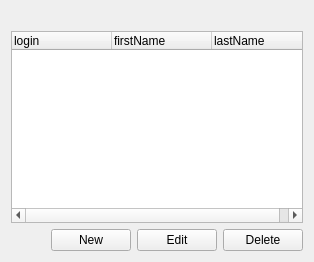
     <widget class="QWidget" name="users">
      <layout class="QGridLayout" name="gridLayout_3">
       <item row="1" column="0">
        <widget class="QTreeWidget" name="userList">
         <property name="rootIsDecorated">
          <bool>false</bool>
         </property>
         <property name="sortingEnabled">
          <bool>true</bool>
         </property>
         <property name="action" stdset="0">
          <string>listUsers users {}</string>
         </property>
         <property name="answer" stdset="0">
          <string>UserList users { user[] { id={row.id}; login {{row.login}}; firstName {{row.firstName}}; lastName {{row.lastName}} }</string>
         </property>
         <property name="dataslot" stdset="0">
          <string>refreshUsers</string>
         </property>
         <attribute name="headerShowSortIndicator" stdset="0">
          <bool>false</bool>
         </attribute>
         <column>
          <property name="text">
           <string>login</string>
          </property>
         </column>
         <column>
          <property name="text">
           <string>firstName</string>
          </property>
         </column>
         <column>
          <property name="text">
           <string>lastName</string>
          </property>
         </column>
        </widget>
       </item>
       <item row="2" column="0">
        <layout class="QHBoxLayout" name="horizontalLayout">
         <item>
          <spacer name="horizontalSpacer">
           <property name="orientation">
            <enum>Qt::Horizontal</enum>
           </property>
           <property name="sizeHint" stdset="0">
            <size>
             <width>40</width>
             <height>20</height>
            </size>
           </property>
          </spacer>
         </item>
         <item>
          <widget class="QPushButton" name="newButton">
           <property name="text">
            <string>New</string>
           </property>
           <property name="datasignal:clicked" stdset="0">
            <string>readUser</string>
           </property>
          </widget>
         </item>
         <item>
          <widget class="QPushButton" name="editButton">
           <property name="text">
            <string>Edit</string>
           </property>
           <property name="datasignal:clicked" stdset="0">
            <string>readUser</string>
           </property>
          </widget>
         </item>
         <item>
          <widget class="QPushButton" name="deleteButton">
           <property name="text">
            <string>Delete</string>
           </property>
           <property name="form" stdset="0">
            <string>user_delete?id={main.content.users.userList.selected}</string>
           </property>
          </widget>
         </item>
        </layout>
       </item>
       <item row="0" column="0">
        <widget class="QLabel" name="label">
         <property name="text">
          <string/>
         </property>
         <property name="pixmap">
          <pixmap resource="../wolfzilla.qrc">:/images/users.png</pixmap>
         </property>
        </widget>
       </item>
      </layout>
     </widget>
